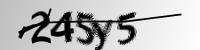
#> input picture captcha-solver/captchas/245y5.png, 200 x 50 px; its folder holds only this picture in this run
$ python character_dataset_creation.py
#> lines starting #> are read from the running program, lines starting #| are printed output that depends on the picture; after the words box and inside, x2 and y2 are one past the last pixel; in counts of white or black regions, pixels touching at a corner belong together
import cv2
import os
import numpy as np
from matplotlib import pyplot as plt

input_dir = "captchas"
output_dir = "character_extraction/all/"

files = os.listdir(input_dir)

file_number = {}

for filename in files:
	print(filename)

	img = cv2.imread(input_dir+"/"+filename, cv2.IMREAD_GRAYSCALE)
#> img is the input picture: shape (50, 200); min 0, max 255, mean 185.9

	# Otsu thresholding
	ret2, th2 = cv2.threshold(img, 0, 255, cv2.THRESH_BINARY + cv2.THRESH_OTSU)
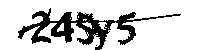
#> th2: shape (50, 200); 81.3% white; 2 black regions (1 under 20 px), largest, box (x1, y1, x2, y2) and area: (18, 8, 181, 50) 1870
#> ret2 = 128

	kernel = np.ones((3,3), np.uint8)
	dilation2 = cv2.dilate(th2, kernel, iterations=1)
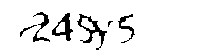
#> dilation2: shape (50, 200); 91.7% white; 6 black regions (1 under 20 px), largest, box (x1, y1, x2, y2) and area: (77, 14, 107, 50) 267, (52, 13, 73, 41) 222, (33, 12, 50, 42) 157, (118, 14, 135, 43) 130, (20, 25, 37, 37) 39
	erosion2 = cv2.erode(dilation2, kernel, iterations=1)
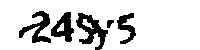
#> erosion2: shape (50, 200); 84% white; 5 black regions, box (x1, y1, x2, y2) and area: (76, 13, 108, 50) 508, (19, 11, 51, 43) 416, (51, 12, 74, 42) 366, (117, 13, 136, 44) 272, (107, 20, 114, 28) 39

	kernel = np.ones((3,1), np.uint8)
	dilation2 = cv2.dilate(erosion2, kernel, iterations=1)
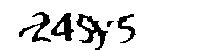
#> dilation2: shape (50, 200); 88.1% white; 5 black regions, box (x1, y1, x2, y2) and area: (76, 14, 108, 50) 389, (51, 13, 74, 41) 302, (19, 12, 51, 42) 290, (117, 14, 136, 43) 188, (107, 21, 114, 27) 25

	#Get the individual letters.
	x, y, w, h = 30, 12, 21, 38
	for i in range(5):
		crop_img = dilation2[y:y+h, x:x+w]
		x += w

		if not os.path.exists(output_dir+"/"+filename[i]):
			os.makedirs(output_dir+"/"+filename[i])

		if filename[i] in file_number:
			file_number[filename[i]] += 1
		else:
			file_number[filename[i]] = 1

		cv2.imwrite(output_dir+"/"+filename[i]+"/"+str(file_number[filename[i]])+".png", crop_img)
#> this loop made 5 passes
#> pass 1, `crop_img = dilation2[y:y+h, x:x+w]`:
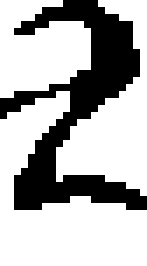
#> crop_img: shape (38, 21) (shown 7 times larger); 69.7% white; 1 black region, box (x1, y1, x2, y2) and area: (0, 0, 21, 30) 242
#> pass 2, `crop_img = dilation2[y:y+h, x:x+w]`:
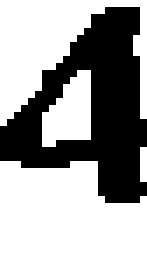
#> crop_img: shape (38, 21) (shown 7 times larger); 62.8% white; 1 black region, box (x1, y1, x2, y2) and area: (0, 1, 21, 29) 297
#> pass 3, `crop_img = dilation2[y:y+h, x:x+w]`:
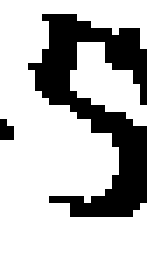
#> crop_img: shape (38, 21) (shown 7 times larger); 72.8% white; 2 black regions (1 under 20 px), largest, box (x1, y1, x2, y2) and area: (4, 2, 21, 31) 212
#> after the loop, file_number = {'2': 1, '4': 1, '5': 2, 'y': 1}; x = 135
